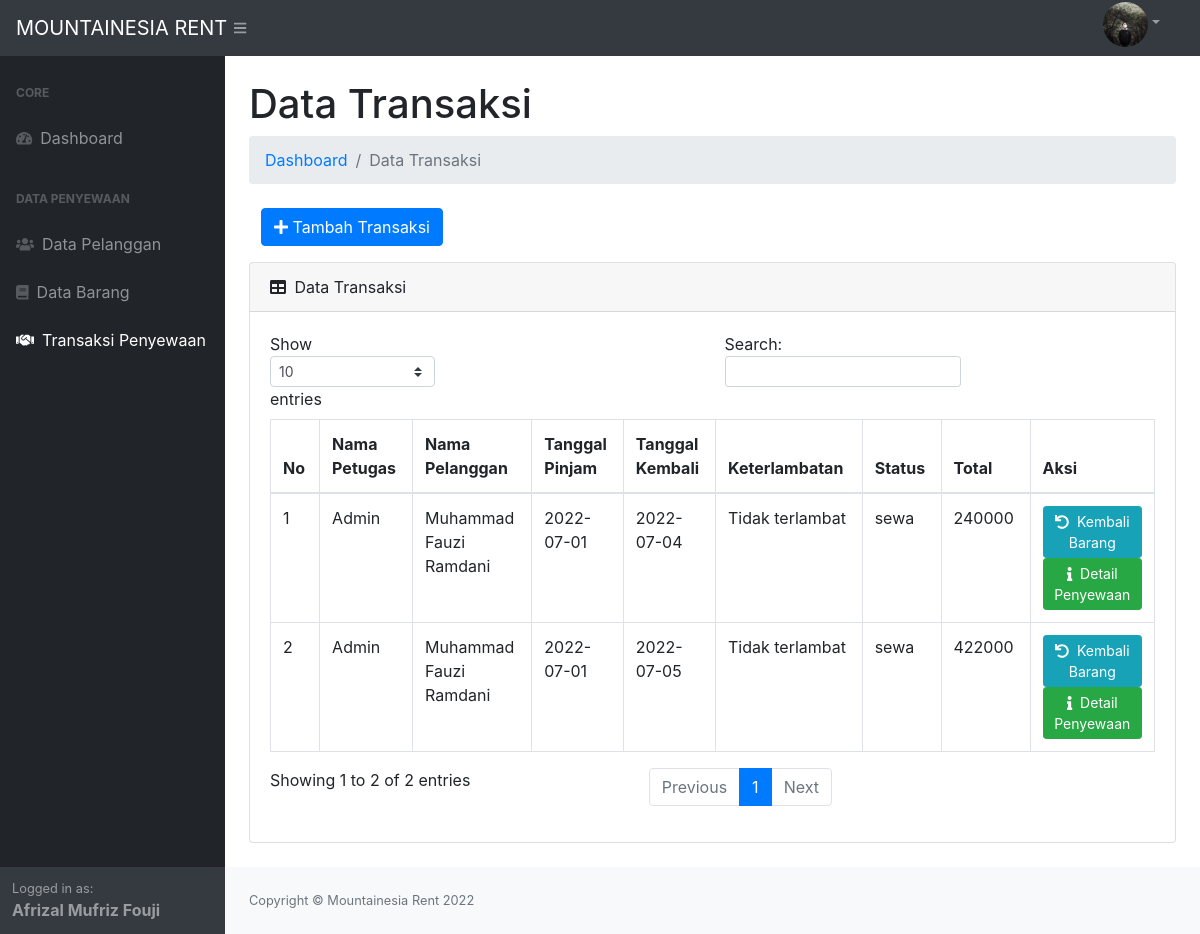
/index.php?p=transaksi (signed in), run on the app's committed database.
### tables this page shows
CREATE TABLE `tb_penyewaan` (
  `idsewa` int(11) NOT NULL,
  `iduser` int(11) DEFAULT NULL,
  `idpelanggan` int(11) DEFAULT NULL,
  `tanggalsewa` date NOT NULL,
  `tanggalkembali` date NOT NULL,
  `denda` int(20) NOT NULL,
  `total` int(20) NOT NULL,
  `status` varchar(50) NOT NULL
);

CREATE TABLE `tb_user` (
  `iduser` int(11) NOT NULL,
  `username` varchar(50) NOT NULL,
  `password` varchar(255) NOT NULL,
  `nama` varchar(50) NOT NULL,
  `foto` varchar(255) NOT NULL
);

CREATE TABLE `tb_pelanggan` (
  `idpelanggan` int(11) NOT NULL,
  `nama_pelanggan` varchar(50) NOT NULL,
  `alamat` varchar(255) NOT NULL,
  `tgl_lahir` date NOT NULL,
  `jk` enum('L','P') NOT NULL
);

### page/transaksi/function.php (called while the page is built, shortened)
<?php
function terlambat($tgl_dateline, $tgl_kembali) {
	$tgl_dateline_pecah = explode('-', $tgl_dateline);
	$tgl_dateline_pecah = $tgl_dateline_pecah[2].'-'.$tgl_dateline_pecah[1].'-'.$tgl_dateline_pecah[0];
	$tgl_kembali_pecah = explode('-', $tgl_kembali);
	$tgl_kembali_pecah = $tgl_kembali_pecah[2].'-'.$tgl_kembali_pecah[1].'-'.$tgl_kembali_pecah[0];
	$selisih = strtotime($tgl_kembali_pecah) - strtotime($tgl_dateline_pecah);
	$selisih = $selisih/86400;
	if ($selisih >= 1) {
		$hasil_tgl = floor($selisih);
	}else{
		$hasil_tgl = 0;
	}
	return $hasil_tgl;
}
?>

### page/transaksi/transaksi.php (the view, shortened to what this page needs)
<?php
require_once 'function.php';
$sql = $conn->query("SELECT * FROM tb_penyewaan INNER JOIN tb_pelanggan
										ON tb_penyewaan.idpelanggan = tb_pelanggan.idpelanggan
                                        INNER JOIN tb_user ON tb_penyewaan.iduser = tb_user.iduser
                                        WHERE status = 'sewa'
										") or die(mysqli_error($conn));
?>
<h1 class="mt-4">Data Transaksi</h1>
<ol class="breadcrumb mb-4">
    <li class="breadcrumb-item"><a href="index.php">Dashboard</a></li>
    <li class="breadcrumb-item active">Data Transaksi</li>
</ol>
<div class="col-md-6">
    <a href="?p=transaksi&aksi=pilih" class="btn btn-primary mb-3"><i class="fa fa-plus"></i> Tambah Transaksi</a>
</div>
<div class="card mb-4">
    <div class="card-header">
        <i class="fas fa-table mr-1"></i>
        Data Transaksi
    </div>
    <div class="card-body">
        <div class="table-responsive">
            <table class="table table-bordered" id="dataTable" width="100%" cellspacing="0">
                <thead>
                    <tr>
                        <th>No</th>
                        <th>Nama Petugas</th>
                        <th>Nama Pelanggan</th>
                        <th>Tanggal Pinjam</th>
                        <th>Tanggal Kembali</th>
                        <th>Keterlambatan</th>
                        <th>Status</th>
                        <th>Total</th>
                        <th>Aksi</th>
                    </tr>
                </thead>
                <tbody>
                    <?php
                    $no = 1;
                    while ($pecah = $sql->fetch_assoc()) {
                    ?>
                        <tr>
                            <td><?= $no++; ?></td>
                            <td><?= $pecah['nama']; ?></td>
                            <td><?= $pecah['nama_pelanggan']; ?></td>
                            <td><?= $pecah['tanggalsewa']; ?></td>
                            <td><?= $pecah['tanggalkembali']; ?></td>
                            <td>
                                <?php
                                $denda = 5000;
                                $tgl_dateline = $pecah['tanggalkembali'];
                                $tgl_kembali = date('Y-m-d');
                                $lambat = terlambat($tgl_dateline, $tgl_kembali);
                                $denda1 = $lambat * $denda;
                                ?>
                                <?php
                                if ($lambat > 0) {
                                     ?>
                                    <div style='color:red;'><?= $lambat ?> hari<br> (Rp. <?= number_format($denda1) ?>)</div>
                                <?php
                                } else {
                                    echo "Tidak terlambat";
                                }
                                ?>
                            </td>
                            <td><?= $pecah['status']; ?></td>
                            <td><?= $pecah['total']; ?></td>
                            <td>
                                <a href="?p=transaksi&aksi=kembali&idsewa=<?= $pecah['idsewa']; ?>&denda1=<?= $denda1?>" class="btn btn-info btn-sm"><i class="fas fa-undo mr-2"></i>Kembali Barang</a>
                                <a href="?p=transaksi&aksi=detail&idsewa=<?= $pecah["idsewa"]; ?>" class="btn btn-success btn-sm"><i class="fas fa-info mr-2"></i>Detail Penyewaan</a>
                            </td>
                        </tr>
                    <?php } ?>
                </tbody>
            </table>
        </div>
    </div>
</div>

### data on the page
tb_penyewaan: iduser.nama "Admin", idpelanggan.nama_pelanggan "Muhammad Fauzi Ramdani", tanggalsewa "2022-07-01", tanggalkembali "2022-07-04", shows "Tidak terlambat", status "sewa", total "240000"
tb_penyewaan: iduser.nama "Admin", idpelanggan.nama_pelanggan "Muhammad Fauzi Ramdani", tanggalsewa "2022-07-01", tanggalkembali "2022-07-05", shows "Tidak terlambat", status "sewa", total "422000"

### other printed values
$_SESSION['login']['nama'] "Afrizal Mufriz Fouji"
